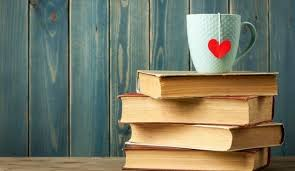
#> input picture test image.jpg, 295 x 171 px
$ jupyter execute 'Problem 1.ipynb'
#> lines starting #> are read from the running program, lines starting #| are printed output that depends on the picture
[cell 1]
import cv2
import matplotlib.pyplot as plt
image=cv2.imread(r"test image.jpg")
#> image is the input picture: shape (171, 295, 3); mean B, G, R 101.8, 120.5, 119.1

[cell 2]
plt.subplot(224), plt.imshow(image, cmap="gray"),
plt.title('Image with object(cup)')

[cell 3]
#We extract the cup from the photo
plt.subplot(224), plt.imshow(image[12:73,185:257]),
plt.title('Cup extraction')
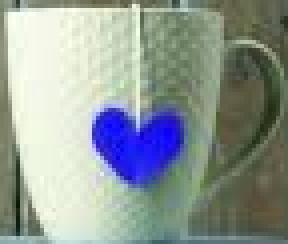
#> shown: shape (61, 72, 3) (shown 4 times larger); mean R, G, B 143.8, 153.5, 148.8

[cell 4]
# Downloading the template image
cv2.imwrite("template image.jpg",image[12:73,185:257])
#> Out = True

[cell 5]
# Read both image in gray
template = cv2.imread('template image.jpg',cv2.IMREAD_GRAYSCALE)
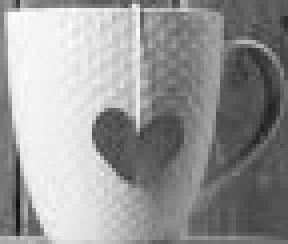
#> template: shape (61, 72) (shown 4 times larger); min 14, max 255, mean 151
image = cv2.imread('test image.jpg',cv2.IMREAD_GRAYSCALE)
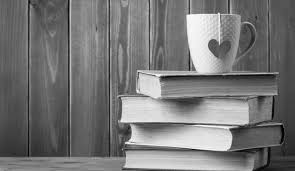
#> image: shape (171, 295); min 0, max 255, mean 118
plt.subplot(224), plt.imshow(template, cmap="gray"),
plt.title('Cup')

[cell 6]
# Initiate SIFT detector
sift = cv2.SIFT_create()
# find the keypoints and descriptors with SIFT
kp1, des1 = sift.detectAndCompute(template,None)
#> kp1 = 19 keypoints; strongest (x, y, size): (27, 33, 7.1), (28, 33, 7.6), (9, 57, 2.4), (3, 4, 2.3)
kp2, des2 = sift.detectAndCompute(image,None)
#> kp2 = 170 keypoints; strongest (x, y, size): (200, 29, 22.6), (203, 62, 15.9), (163, 78, 4.1), (212, 45, 7.1)
# FLANN parameters
FLANN_INDEX_KDTREE = 1
index_params = dict(algorithm = FLANN_INDEX_KDTREE, trees = 5)
search_params = dict(checks=50)   # or pass empty dictionary
flann = cv2.FlannBasedMatcher(index_params,search_params)
matches = flann.knnMatch(des1,des2,k=2)
#> matches = 19 matches
# Need to draw only good matches, so create a mask
matchesMask = [[0,0] for i in range(len(matches))]
#> matchesMask = [[0, 0], [0, 0], [0, 0], [0, 0], [0, 0], [0, 0], [0, 0], [0, 0], [0, 0], [0, 0], [0, 0], [0, 0], [0, 0], [0, 0], [0, 0], [0, 0], [0, 0], [0, 0], [0, 0]]
# ratio test as per Lowe's paper
for i,(m,n) in enumerate(matches):
    if m.distance < 0.7*n.distance:
        matchesMask[i]=[1,0]
#> this loop made 19 passes
#> after the loop, matchesMask = [[1, 0], [0, 0], [0, 0], [1, 0], [1, 0], [1, 0], [1, 0], [1, 0], [0, 0], [0, 0], [1, 0], [1, 0], [0, 0], [1, 0], [1, 0], [1, 0], [0, 0], [1, 0], [0, 0]]
draw_params = dict(matchColor = (0,255,0),
                   singlePointColor = (255,0,0),
                   matchesMask = matchesMask,
                   flags = cv2.DrawMatchesFlags_DEFAULT)
#> draw_params = {'matchColor': (0, 255, 0), 'singlePointColor': (255, 0, 0), 'matchesMask': [[1, 0], [0, 0], [0, 0], [1, 0], [1, 0], [1, 0], [1, 0], [1, 0], [0, 0], [0, 0], [1, 0], [1, 0], [0, 0], [1, 0], [1, 0], [1, 0], [0, 0], [1, 0], [0, 0]], 'flags': 0}
img3 = cv2.drawMatchesKnn(template,kp1,image,kp2,matches,None,**draw_params)
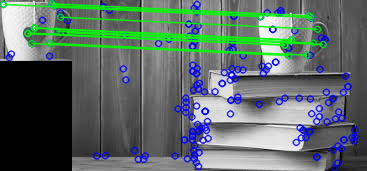
#> img3: shape (171, 367, 3); mean of channels 0, 1, 2 103.9, 107.7, 92; drawn as B, G, R
plt.title("Image with the detection of the cup")
plt.imshow(img3,),plt.show()
